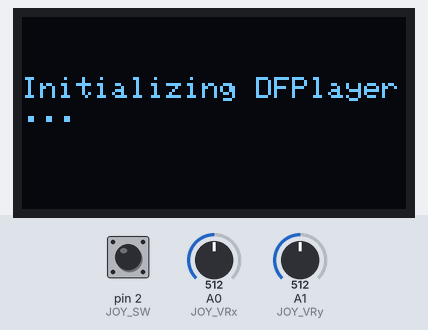
Bench run of a sketch on a simulated Arduino Uno, built with avr-gcc and run on an emulated ATmega328P. On the bench: 128×64 one-colour display. The test bench sets the inputs (shaded band); at power-on: A0 (JOY_VRx) = 512, pin 2 (JOY_SW) HIGH, A1 (JOY_VRy) = 512. The audio player accepts every command and is not drawn.

Above: at 0.6 s.
At 4.3 s:
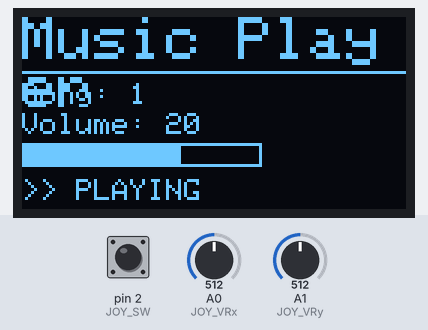
4.4 s: A0 (JOY_VRx) set to 789
5.9 s: A0 (JOY_VRx) set to 812
At 6.4 s:
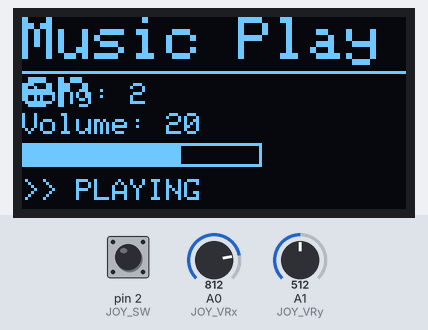
7.5 s: pin 2 (JOY_SW) pulled LOW for 0.15 s
At 8.7 s:
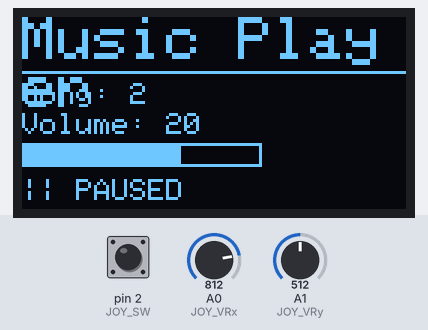
9.2 s: A1 (JOY_VRy) set to 782
10.7 s: A1 (JOY_VRy) set to 809
At 11.6 s:
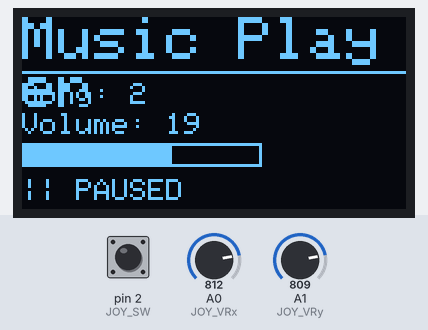
12.4 s: pin 2 (JOY_SW) pulled LOW for 1 s
At 13.9 s:
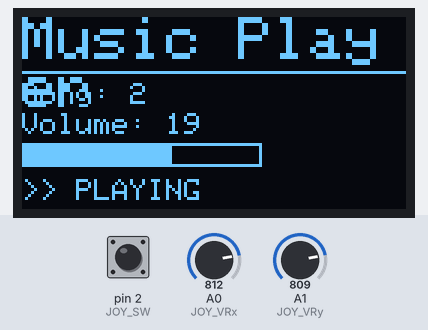
Timing chart, 0 to 15.4 s (numbered marks = the images above; inputs shaded):
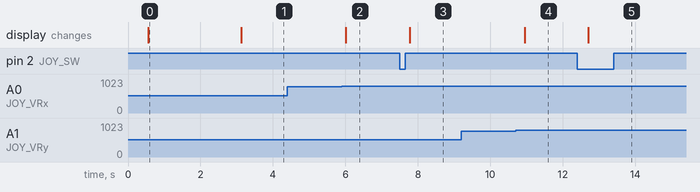

The sketch:

dfplayer_complete_working.ino
```cpp
#include <SoftwareSerial.h>
#include "DFRobotDFPlayerMini.h"
#include <Wire.h>
#include <Adafruit_GFX.h>
#include <Adafruit_SSD1306.h>

// OLED Setup (128x64, I2C 0x3C)
#define SCREEN_WIDTH 128
#define SCREEN_HEIGHT 64
#define OLED_RESET -1
Adafruit_SSD1306 display(SCREEN_WIDTH, SCREEN_HEIGHT, &Wire, OLED_RESET);

// DFPlayer Serial (D3=RX, D4=TX)
SoftwareSerial dfplayerSerial(3, 4);
DFRobotDFPlayerMini dfplayer;

// Joystick pins
const int JOY_VRx = A0;
const int JOY_VRy = A1;
const int JOY_SW = 2;

int currentSong = 1;
int currentVolume = 20;
int lastJoyX = 512;
int lastJoyY = 512;
bool lastButtonState = HIGH;
bool isPlaying = false;

unsigned long lastDisplayUpdate = 0;
const unsigned long DISPLAY_UPDATE_INTERVAL = 300;

void setup() {
  Serial.begin(115200);
  dfplayerSerial.begin(9600);

  pinMode(JOY_SW, INPUT_PULLUP);

  delay(500);

  // Initialize OLED
  if (!display.begin(SSD1306_SWITCHCAPVCC, 0x3C)) {
    while (1);
  }

  display.clearDisplay();
  display.setTextSize(1);
  display.setTextColor(SSD1306_WHITE);
  display.setCursor(0, 20);
  display.println("Initializing DFPlayer...");
  display.display();

  delay(2000);

  // Initialize DFPlayer
  if (!dfplayer.begin(dfplayerSerial)) {
    display.clearDisplay();
    display.setCursor(0, 10);
    display.setTextSize(2);
    display.println("DFPlayer");
    display.println("FAILED!");
    display.display();
    while (1);
  }

  dfplayer.setTimeOut(500);
  dfplayer.volume(currentVolume);
  dfplayer.play(1);
  isPlaying = true;

  updateDisplay();
}

void loop() {
  int joyX = analogRead(JOY_VRx);
  int joyY = analogRead(JOY_VRy);
  bool buttonPressed = !digitalRead(JOY_SW);

  // LEFT: Previous song
  if (joyX < 200 && lastJoyX >= 200) {
    currentSong--;
    if (currentSong < 1) currentSong = 1;
    dfplayer.play(currentSong);
    isPlaying = true;
  }

  // RIGHT: Next song
  if (joyX > 800 && lastJoyX <= 800) {
    currentSong++;
    dfplayer.play(currentSong);
    isPlaying = true;
  }

  // UP: Volume up
  if (joyY < 200 && lastJoyY >= 200) {
    if (currentVolume < 30) {
      currentVolume++;
      dfplayer.volume(currentVolume);
    }
  }

  // DOWN: Volume down
  if (joyY > 800 && lastJoyY <= 800) {
    if (currentVolume > 0) {
      currentVolume--;
      dfplayer.volume(currentVolume);
    }
  }

  // BUTTON: Play/Pause
  if (buttonPressed && !lastButtonState) {
    if (isPlaying) {
      dfplayer.pause();
      isPlaying = false;
    } else {
      dfplayer.start();
      isPlaying = true;
    }
  }

  lastJoyX = joyX;
  lastJoyY = joyY;
  lastButtonState = buttonPressed;

  // Update display periodically
  if (millis() - lastDisplayUpdate > DISPLAY_UPDATE_INTERVAL) {
    updateDisplay();
    lastDisplayUpdate = millis();
  }

  delay(80);
}

void updateDisplay() {
  display.clearDisplay();

  // Title
  display.setTextSize(2);
  display.setTextColor(SSD1306_WHITE);
  display.setCursor(0, 0);
  display.println("Music Player");

  // Separator line
  display.drawLine(0, 18, 128, 18, SSD1306_WHITE);

  // Song info
  display.setTextSize(1);
  display.setCursor(0, 22);
  display.print("Song: ");
  display.println(currentSong);

  // Volume info
  display.setCursor(0, 32);
  display.print("Volume: ");
  display.println(currentVolume);

  // Volume bar visualization
  int barWidth = (currentVolume * 80) / 30;
  display.drawRect(0, 42, 80, 8, SSD1306_WHITE);
  display.fillRect(0, 42, barWidth, 8, SSD1306_WHITE);

  // Status indicator
  display.setCursor(0, 54);
  if (isPlaying) {
    display.print(">> PLAYING");
  } else {
    display.print("|| PAUSED");
  }

  display.display();
}
```

Measured:
- the behaviour switches between 800 and 801 on A0 (JOY_VRx) (found by bisection; images 1 and 2)
- the behaviour switches between 800 and 801 on A1 (JOY_VRy) (found by bisection; images 3 and 4)
- after the input at 4.4 s, every drawn part: stays the same
- after the input at 5.9 s, the display: changes after 0.11 s (image 2)
- after the input at 7.5 s, the display: changes after 0.27 s (image 3)
- after the input at 9.2 s, every drawn part: stays the same
- after the input at 10.7 s, the display: changes after 0.25 s (image 4)
- after the input at 12.4 s, the display: changes after 0.31 s (image 5)
- what the display in image 0 shows lasts 2.5 s, from 0.6 s to 3.1 s
